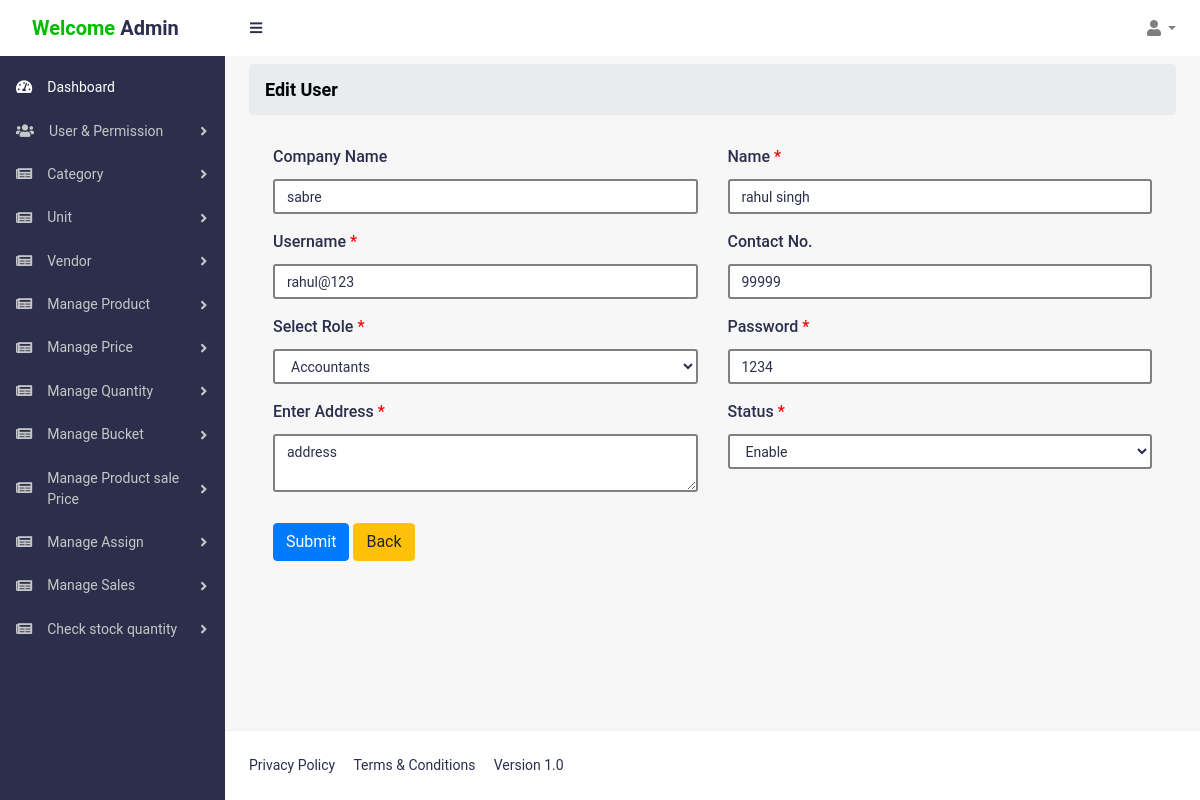
The page /admin/edit_user.php?id=2&target=edit_user (signed in) on the database its author committed.
### tables this page shows
CREATE TABLE `user` (
  `id` int NOT NULL,
  `name` varchar(255) NOT NULL,
  `company` varchar(255) DEFAULT NULL,
  `contact` varchar(255) NOT NULL,
  `address` varchar(255) NOT NULL,
  `username` varchar(255) NOT NULL,
  `password` varchar(255) NOT NULL,
  `without_md5_pwd` varchar(255) DEFAULT NULL,
  `role_id` int DEFAULT NULL,
  `created_by` varchar(255) NOT NULL,
  `status` varchar(255) DEFAULT NULL,
  `added_on` datetime NOT NULL
);

CREATE TABLE `roles_and_permission` (
  `id` int NOT NULL,
  `roles_name` varchar(255) DEFAULT NULL,
  `permissions` mediumtext,
  `added_by` int DEFAULT NULL,
  `created_date_time` datetime DEFAULT CURRENT_TIMESTAMP
);

### admin/RolesMiddleware.php (called while the page is built, shortened)
<?php
require_once 'config/config.php';
$id = $_SESSION['a_id'];
$query = "select * from `user` where `id`='$id'";
$query_conn = $db->query($query);
$getuserdata = $query_conn->fetch_assoc();
$user_id = $getuserdata['role_id'];
$getAllPer = $db->query("select * from `roles_and_permission` where `id`='$user_id'");
$allper = $getAllPer->fetch_assoc();
$alPermission = $allper['permissions'];
$permissionArray = explode(' ,',$alPermission);
class permission{
    ?>
         <?php
public static function hidePemission($permission) {
    global $permissionArray;
    if (in_array($permission, $permissionArray)) {
      return true;
    } else {
      return false;
    }
}
}
?>

### admin/edit_user.php (the view, shortened to what this page needs)
<?php
require_once 'config/config.php';
?>
<?php include 'header.php'; ?>
<link href="https://cdn.jsdelivr.net/npm/select2@4.1.0-rc.0/dist/css/select2.min.css" rel="stylesheet" />
<?php
if(isset($_GET['id']))
{
    $ctgy_id=$_GET['id'];
$permission = $db->query("select * from `roles_and_permission`");
$clt_prdt = "SELECT * FROM `user` where `id`='$ctgy_id'";
$qst_clt_prdt=$db->query($clt_prdt);
$clct_clt_prdt=$qst_clt_prdt->fetch_assoc();
$name=$clct_clt_prdt['name'];
$username=$clct_clt_prdt['username'];
$role_id=$clct_clt_prdt['role_id'];
$company=$clct_clt_prdt['company'];
$contact=$clct_clt_prdt['contact'];
$address=$clct_clt_prdt['address'];
$password=$clct_clt_prdt['without_md5_pwd'];
$status=$clct_clt_prdt['status'];
}
?>
<div id="layoutSidenav_content">
<main>
<div class="container-fluid">
<ol class="breadcrumb mb-30 mt-2">
<li class="breadcrumb-item active" style="font-size: 18px;font-weight: bold;color: black !important;">Edit User </li>
</ol>
<div class="container-fluid">
<form method="POST" action="" enctype="multipart/form-data">
<div class="row">
    <div class="form-group col-md-6 col-xs-6 ">
<label class="form-label" style="font-size:16px !important;">Company Name<span style="color:red;"></span></label>
<input type='text' name="company" value="<?php echo $company ?>" placeholder="Enter Company" class="form-control"  style="border: 2px solid grey!important;">
</div>
<div class="form-group col-md-6 col-xs-6 ">
<label class="form-label" style="font-size:16px !important;">Name <span style="color:red;">*</span></label>
<input type='text' name="name" placeholder="Enter name" class="form-control"  style="border: 2px solid grey!important;" value="<?php echo $name ?>" required>
</div>
<div class="form-group col-md-6 col-xs-6 ">
<label class="form-label" style="font-size:16px !important;">Username <span style="color:red;">*</span></label>
<input type='text' name="username" placeholder="Enter Category name" class="form-control" value="<?php echo $username ?>"  style="border: 2px solid grey!important;" required>
</div>
<div class="form-group col-md-6 col-xs-6 ">
<label class="form-label" style="font-size:16px !important;">Contact No.<span style="color:red;"></span></label>
<input type='text' name="contact" value="<?php echo $contact ?>" placeholder="Enter Contact Name" class="form-control"  style="border: 2px solid grey!important;" required>
</div>
<div class="form-group col-md-6 col-xs-6 ">
<label class="form-label" style="font-size:16px !important;">Select Role <span style="color:red;">*</span></label>
<select  name="role" class="form-control"  style="border: 2px solid grey!important;" required>
       <?php while($role = $permission->fetch_assoc()){ ?>
       <option <?php echo ($role['id'] == $role_id) ? 'selected' : ''; ?> value="<?php echo $role['id'] ?>"><?php echo $role['roles_name'] ?></option>
       <?php } ?>
</select>
</div>
<div class="form-group col-md-6 col-xs-6 ">
<label class="form-label" style="font-size:16px !important;">Password <span style="color:red;">*</span></label>
<input type='text' name="password" placeholder="Enter Category name" class="form-control" value="<?php echo $password ?>" style="border: 2px solid grey!important;" required>
</div>
<div class="form-group col-md-6 col-xs-6 ">
<label class="form-label" style="font-size:16px !important;">Enter Address <span style="color:red;">*</span></label>
<textarea type='text' name="address" placeholder="Enter Address" class="form-control"  style="border: 2px solid grey!important;" required><?php echo $address ?></textarea>
</div>
<div class="form-group col-md-6 col-xs-6 ">
<label class="form-label" style="font-size:16px !important;">Status <span style="color:red;">*</span></label>
<select name="status" class="form-control" style="border: 2px solid grey!important;" required>
    <option value="enable" <?php echo ($status == 'enable') ? 'selected' : ''; ?>>Enable</option>
</select>
</div>
<div class="form-group col-md-12" style="margin-top:15px">
<button type='submit' name="submit" class='btn btn-primary'>Submit</button> <a href="view_users.php" class='btn btn-warning'>Back</a>
</div>
</div>
</form>
</div>
</div>
</main>
<?php include 'footer.php';
?>

### admin/header.php (shortened to what this page needs)
<?php
require('RolesMiddleware.php');
 ?>
<!DOCTYPE html>
<html lang="en">
<head>
<link href="css/styles.css" rel="stylesheet">
<link href="css/admin-style.css" rel="stylesheet">
<link href="vendor/bootstrap/css/bootstrap.min.css" rel="stylesheet">
<link href="vendor/fontawesome-free/css/all.min.css" rel="stylesheet">
<link rel="stylesheet" href="css/typing.css">
<link rel="stylesheet" href="css/chat.css">
<link rel="stylesheet" href="vendor/froala_editor_3.1.1/css/froala_editor.css">
<link rel="stylesheet" href="vendor/froala_editor_3.1.1/css/froala_style.css">
<link rel="stylesheet" href="vendor/froala_editor_3.1.1/css/plugins/code_view.css">
<link rel="stylesheet" href="vendor/froala_editor_3.1.1/css/plugins/colors.css">
<link rel="stylesheet" href="vendor/froala_editor_3.1.1/css/plugins/emoticons.css">
<link rel="stylesheet" href="vendor/froala_editor_3.1.1/css/plugins/image_manager.css">
<link rel="stylesheet" href="vendor/froala_editor_3.1.1/css/plugins/image.css">
<link rel="stylesheet" href="vendor/froala_editor_3.1.1/css/plugins/line_breaker.css">
<link rel="stylesheet" href="vendor/froala_editor_3.1.1/css/plugins/table.css">
<link rel="stylesheet" href="vendor/froala_editor_3.1.1/css/plugins/char_counter.css">
<link rel="stylesheet" href="vendor/froala_editor_3.1.1/css/plugins/video.css">
<link rel="stylesheet" href="vendor/froala_editor_3.1.1/css/plugins/fullscreen.css">
<link rel="stylesheet" href="vendor/f8oala_editor_3.1.1/css/plugins/file.css">
</head>
<?php
$admin_id=$_SESSION['a_id'];
 $usr_dtl="select * from `user` where `id`='$admin_id' and status='enable'";
$qst_usr_dtl=$db->query($usr_dtl);
$clct_usr_dtl=$qst_usr_dtl->fetch_assoc();
$usr_nme=$clct_usr_dtl['name'];
?>
<body id="body" class="sb-nav-fixed">
<nav class="sb-topnav navbar navbar-expand navbar-light bg-clr">
<a class="navbar-brand logo-brand" href="index.php"><span style="color:#00bc00">Welcome</span> <?php echo $usr_nme?></a>
<button class="btn btn-link btn-sm order-1 order-lg-0" id="sidebarToggle" href="#"><i onclick="myFunction()" class="fas fa-bars"></i></button>
<ul class="navbar-nav ml-auto mr-md-0">
<li class="nav-item dropdown">
<a class="nav-link dropdown-toggle" id="userDropdown" href="#" role="button" data-toggle="dropdown" aria-haspopup="true" aria-expanded="false"><i class="fas fa-user fa-fw"></i></a>
</li>
</ul>
</nav>
<div id="layoutSidenav">
<div id="layoutSidenav_nav">
<nav class="sb-sidenav accordion sb-sidenav-dark" id="sidenavAccordion">
<div class="sb-sidenav-menu">
<div class="nav">
<a class="nav-link active" href="index.php">
<div class="sb-nav-link-icon"><i class="fas fa-tachometer-alt"></i></div>
Dashboard
</a>
<?php if(permission::hidePemission('view_role') || permission::hidePemission('view_user')){ ?>
<a class="nav-link collapsed" href="#" data-toggle="collapse" data-target="#collapseLayoutdssdfs" aria-expanded="false" aria-controls="collapseLayouts">
<div class="sb-nav-link-icon"><i class="fas fa-users"></i></div>
User & Permission
<div class="sb-sidenav-collapse-arrow"><i class="fas fa-angle-down"></i></div>
</a>
<?php } ?>
<?php if(permission::hidePemission('view_category') ){ ?>
<a class="nav-link collapsed" href="#" data-toggle="collapse" data-target="#collapseLayoudsdfgdtdssdfs" aria-expanded="false" aria-controls="collapseLayouts">
<div class="sb-nav-link-icon"><i class="fas fa-newspaper"></i></div>
Category
<div class="sb-sidenav-collapse-arrow"><i class="fas fa-angle-down"></i></div>
</a>
<?php } ?>
<?php if(permission::hidePemission('view_unit') ){ ?>
<a class="nav-link collapsed" href="#" data-toggle="collapse" data-target="#collapseLayouddtdssdfs" aria-expanded="false" aria-controls="collapseLayouts">
<div class="sb-nav-link-icon"><i class="fas fa-newspaper"></i></div>
Unit
<div class="sb-sidenav-collapse-arrow"><i class="fas fa-angle-down"></i></div>
</a>
<?php } ?>
<?php if(permission::hidePemission('view_vendor') ){ ?>
<a class="nav-link collapsed" href="#" data-toggle="collapse" data-target="#collapseLayodddutdssdfs" aria-expanded="false" aria-controls="collapseLayouts">
<div class="sb-nav-link-icon"><i class="fas fa-newspaper"></i></div>
Vendor
<div class="sb-sidenav-collapse-arrow"><i class="fas fa-angle-down"></i></div>
</a>
<?php } ?>
<?php if(permission::hidePemission('add_product') || permission::hidePemission('view_product')){ ?>
<a class="nav-link collapsed" href="#" data-toggle="collapse" data-target="#collapseLayouddsdfghtsssdssdfs" aria-expanded="false" aria-controls="collapseLayouts">
<div class="sb-nav-link-icon"><i class="fas fa-newspaper"></i></div>
Manage Product
<div class="sb-sidenav-collapse-arrow"><i class="fas fa-angle-down"></i></div>
</a>
<?php } ?>
<?php if(permission::hidePemission('view_basic_price') || permission::hidePemission('add_basic_price')){ ?>
<a class="nav-link collapsed" href="#" data-toggle="collapse" data-target="#collapseLayouddsdfghtsssssssdcccssdfs" aria-expanded="false" aria-controls="collapseLayouts">
<div class="sb-nav-link-icon"><i class="fas fa-newspaper"></i></div>
Manage Price
<div class="sb-sidenav-collapse-arrow"><i class="fas fa-angle-down"></i></div>
</a>
<?php } ?>
<?php if(permission::hidePemission('add_quantity') || permission::hidePemission('view_quantity')){ ?>
<a class="nav-link collapsed" href="#" data-toggle="collapse" data-target="#collapseLayouddsdfghtsssssssdssdfs" aria-expanded="false" aria-controls="collapseLayouts">
<div class="sb-nav-link-icon"><i class="fas fa-newspaper"></i></div>
Manage Quantity
<div class="sb-sidenav-collapse-arrow"><i class="fas fa-angle-down"></i></div>
</a>
<?php } ?>
<?php if(permission::hidePemission('view_bucket') || permission::hidePemission('add_bucket') ){ ?>
<a class="nav-link collapsed" href="#" data-toggle="collapse" data-target="#collapseLaayouddsdfghtsssssssdssdfs" aria-expanded="false" aria-controls="collapseLayouts">
<div class="sb-nav-link-icon"><i class="fas fa-newspaper"></i></div>
Manage Bucket
<div class="sb-sidenav-collapse-arrow"><i class="fas fa-angle-down"></i></div>
</a>
<?php } ?>
<?php if(permission::hidePemission('view_product_sale_price') || permission::hidePemission('roles_product_sale_permission') ){ ?>
<a class="nav-link collapsed" href="#" data-toggle="collapse" data-target="#collapseLaayosasasuddsdfghtsssssssdssdfs" aria-expanded="false" aria-controls="collapseLayouts">
<div class="sb-nav-link-icon"><i class="fas fa-newspaper"></i></div>
Manage Product sale Price
<div class="sb-sidenav-collapse-arrow"><i class="fas fa-angle-down"></i></div>
</a>
<?php } ?>
<?php if(permission::hidePemission('view_assign_product') || permission::hidePemission('assign_product') ){ ?>
<a class="nav-link collapsed" href="#" data-toggle="collapse" data-target="#collapseLaayoussddsdfghtsssssssdssdfs" aria-expanded="false" aria-controls="collapseLayouts">
<div class="sb-nav-link-icon"><i class="fas fa-newspaper"></i></div>
Manage Assign
<div class="sb-sidenav-collapse-arrow"><i class="fas fa-angle-down"></i></div>
</a>
<?php } ?>
<?php if(permission::hidePemission('view_sale_product') || permission::hidePemission('sales_product') || permission::hidePemission('sales_bucket') ){ ?>
<a class="nav-link collapsed" href="#" data-toggle="collapse" data-target="#collapseLaayoussddsdfghssstsssssssdssdfs" aria-expanded="false" aria-controls="collapseLayouts">
<div class="sb-nav-link-icon"><i class="fas fa-newspaper"></i></div>
Manage Sales
<div class="sb-sidenav-collapse-arrow"><i class="fas fa-angle-down"></i></div>
</a>
<?php } ?>
<?php if(permission::hidePemission('check_quantity')){ ?>
<a class="nav-link collapsed" href="check_quantity.php?target=check_quantity" >
<div class="sb-nav-link-icon"><i class="fas fa-newspaper"></i></div>
Check stock quantity
<div class="sb-sidenav-collapse-arrow"><i class="fas fa-angle-down"></i></div>
</a>
<?php } ?>
</div>
</div>
</nav>
</div>

### rows shown on the page
user: name "Admin"
user: company "sabre", name "rahul singh", username "rahul@123", contact "99999", role "Accountants", password "1234", address "address", status "Enable"
